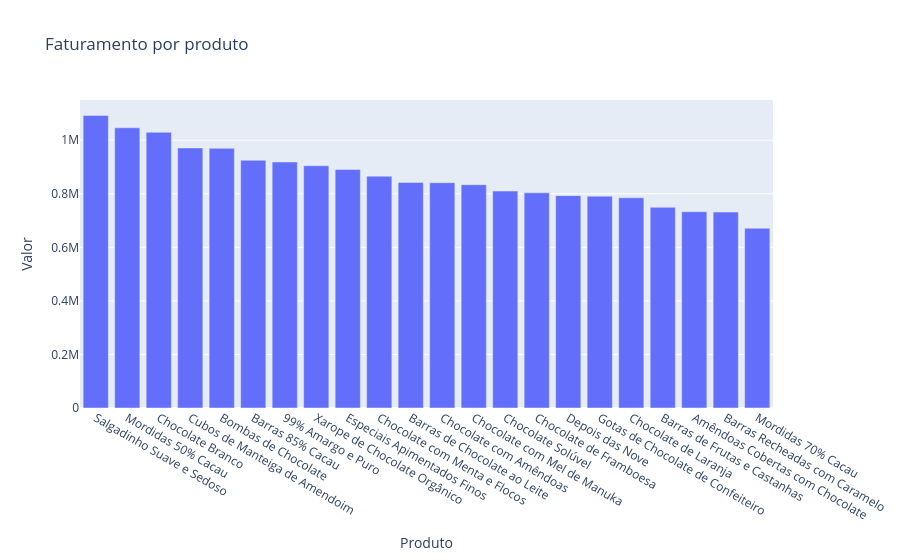

Source (notebook cell):
### Markdown cell above
Quais produtos geram mais faturamento?

### Code cell
faturamento = df_analise_tratada.groupby("Produto")["Valor"].sum().sort_values(ascending = False).reset_index()
display(faturamento)
grafico = px.bar(faturamento, x ="Produto" , y = "Valor", title= "Faturamento por produto")
grafico.show()

### Figure 1 — Plotly figure (JSON) as saved in the notebook; plotly's stock layout.template omitted (floating-point values rounded to 4 significant figures)
{"data": [{"hovertemplate": "Produto=%{x}<br>Valor=%{y}<extra></extra>", "legendgroup": "", "marker": {"color": "#636efa", "pattern": {"shape": ""}}, "name": "", "orientation": "v", "showlegend": false, "textposition": "auto", "type": "bar", "x": ["Salgadinho Suave e Sedoso", "Mordidas 50% Cacau", "Chocolate Branco", "Cubos de Manteiga de Amendoim", "Bombas de Chocolate", "Barras 85% Cacau", "99% Amargo e Puro", "Xarope de Chocolate Orgânico", "Especiais Apimentados Finos", "Chocolate com Menta e Flocos", "Barras de Chocolate ao Leite", "Chocolate com Amêndoas", "Chocolate com Mel de Manuka", "Chocolate Solúvel", "Chocolate de Framboesa", "Depois das Nove", "Gotas de Chocolate de Confeiteiro", "Chocolate de Laranja", "Barras de Frutas e Castanhas", "Amêndoas Cobertas com Chocolate", "Barras Recheadas com Caramelo", "Mordidas 70% Cacau"], "xaxis": "x", "y": [1093000.0, 1046000.0, 1029000.0, 971100.0, 969500.0, 925000.0, 918600.0, 904700.0, 890400.0, 865600.0, 842400.0, 841300.0, 833900.0, 810200.0, 803500.0, 793000.0, 791100.0, 784900.0, 749400.0, 733000.0, 731600.0, 671300.0], "yaxis": "y"}], "layout": {"barmode": "relative", "legend": {"tracegroupgap": 0}, "title": {"text": "Faturamento por produto"}, "xaxis": {"anchor": "y", "domain": [0, 1], "title": {"text": "Produto"}}, "yaxis": {"anchor": "x", "domain": [0, 1], "title": {"text": "Valor"}}}}
